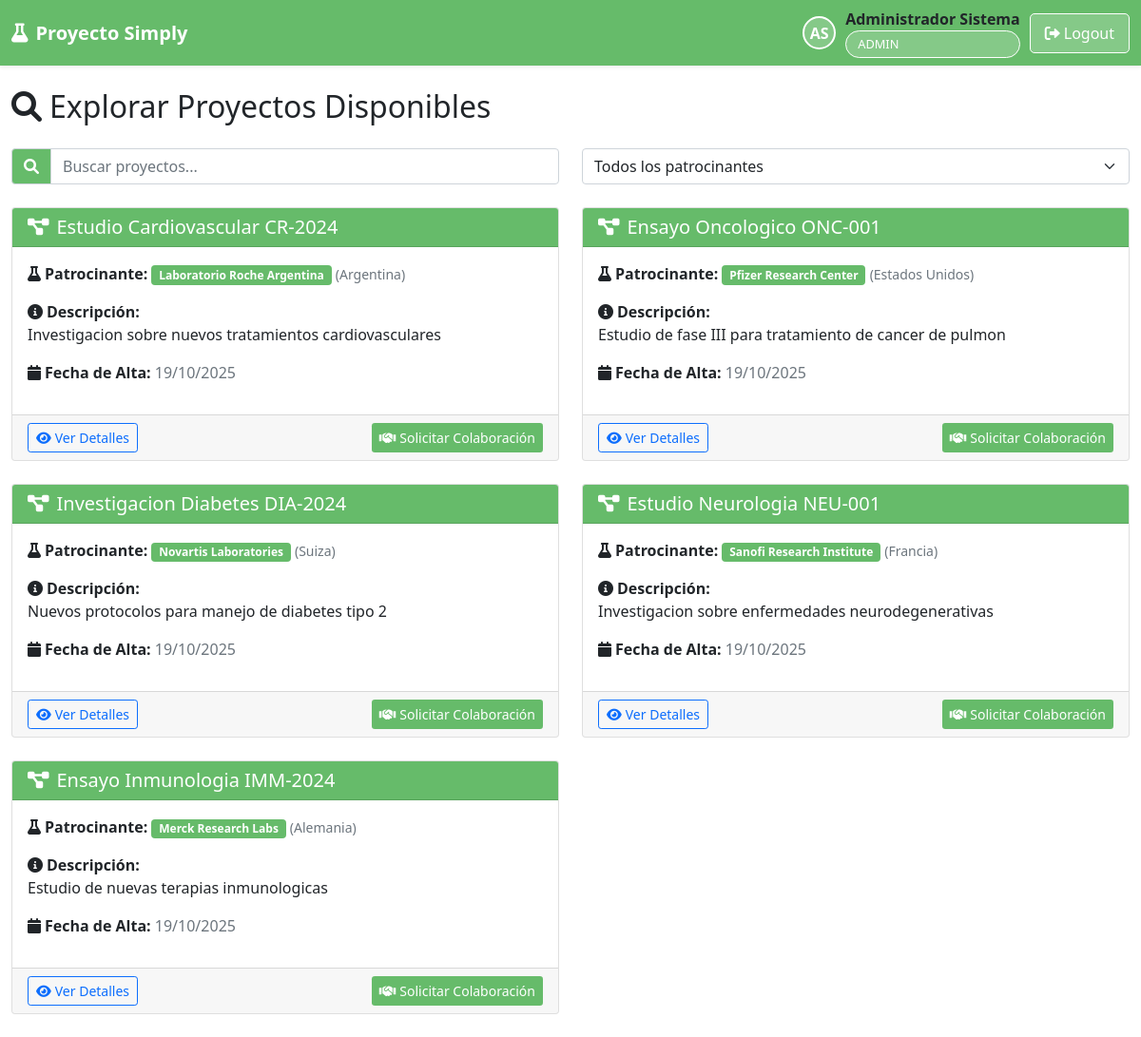
/site_buddy/proyectos.php (signed in), run on the app's committed database.
### tables this page shows
CREATE TABLE IF NOT EXISTS `proyectos` (
  `id` int(11) NOT NULL AUTO_INCREMENT,
  `nombre` varchar(255) NOT NULL,
  `patrocinante_id` int(11) NOT NULL,
  `descripcion` text DEFAULT NULL,
  `fecha_alta` timestamp NOT NULL DEFAULT current_timestamp(),
  `activo` tinyint(1) DEFAULT 1,
  PRIMARY KEY (`id`),
  KEY `patrocinante_id` (`patrocinante_id`)
);

CREATE TABLE IF NOT EXISTS `laboratorios` (
  `id` int(11) NOT NULL AUTO_INCREMENT,
  `nombre` varchar(255) NOT NULL,
  `pais` varchar(100) NOT NULL,
  `fecha_alta` timestamp NOT NULL DEFAULT current_timestamp(),
  `activo` tinyint(1) DEFAULT 1,
  PRIMARY KEY (`id`)
);

### site_buddy/proyectos.php (the view, shortened to what this page needs)
<?php
include '../includes/header.php';
$database = new Database();
$db = $database->getConnection();
$stmt = $db->query("
    SELECT p.*, l.nombre as laboratorio_nombre, l.pais as laboratorio_pais
    FROM proyectos p
    JOIN laboratorios l ON p.patrocinante_id = l.id
    WHERE p.activo = 1
    ORDER BY p.fecha_alta DESC
");
$proyectos = $stmt->fetchAll();
?>
<div class="row">
    <div class="col-12">
        <h2 class="mb-4">
            <i class="fas fa-search me-2"></i>Explorar Proyectos Disponibles
        </h2>
    </div>
</div>
<div class="row mb-4">
    <div class="col-md-6">
        <div class="input-group">
            <span class="input-group-text" style="background: #66BB6A; color: white;"><i class="fas fa-search"></i></span>
            <input type="text" class="form-control" id="searchInput" placeholder="Buscar proyectos...">
        </div>
    </div>
    <div class="col-md-6">
        <select class="form-select" id="filterLaboratorio">
            <option value="">Todos los patrocinantes</option>
        </select>
    </div>
</div>
<div class="row" id="proyectosContainer">
    <?php foreach ($proyectos as $proyecto): ?>
    <div class="col-md-6 mb-4 proyecto-card" data-laboratorio="<?php echo $proyecto['patrocinante_id']; ?>">
        <div class="card h-100">
            <div class="card-header" style="background: #66BB6A; color: white;">
                <h5 class="card-title mb-0">
                    <i class="fas fa-project-diagram me-2"></i><?php echo htmlspecialchars($proyecto['nombre']); ?>
                </h5>
            </div>
            <div class="card-body">
                <div class="mb-3">
                    <strong><i class="fas fa-flask me-1"></i>Patrocinante:</strong>
                    <span class="badge" style="background: #66BB6A; color: white;"><?php echo htmlspecialchars($proyecto['laboratorio_nombre']); ?></span>
                    <small class="text-muted">(<?php echo htmlspecialchars($proyecto['laboratorio_pais']); ?>)</small>
                </div>
                <div class="mb-3">
                    <strong><i class="fas fa-info-circle me-1"></i>Descripción:</strong>
                    <p class="card-text"><?php echo htmlspecialchars($proyecto['descripcion']); ?></p>
                </div>
                <div class="mb-3">
                    <strong><i class="fas fa-calendar me-1"></i>Fecha de Alta:</strong>
                    <span class="text-muted"><?php echo date('d/m/Y', strtotime($proyecto['fecha_alta'])); ?></span>
                </div>
            </div>
            <div class="card-footer">
                <div class="d-flex justify-content-between">
                    <button class="btn btn-outline-primary btn-sm" onclick="verDetalles(<?php echo $proyecto['id']; ?>)">
                        <i class="fas fa-eye me-1"></i>Ver Detalles
                    </button>
                    <button class="btn btn-sm" style="background: #66BB6A; color: white; border: none;" onclick="solicitarColaboracion(<?php echo $proyecto['id']; ?>)">
                        <i class="fas fa-handshake me-1"></i>Solicitar Colaboración
                    </button>
                </div>
            </div>
        </div>
    </div>
    <?php endforeach; ?>
</div>
<?php include '../includes/footer.php'; ?>

### data on the page
proyectos: nombre "Estudio Cardiovascular CR-2024", patrocinante.nombre "Laboratorio Roche Argentina", patrocinante.pais "Argentina", descripcion "Investigacion sobre nuevos tratamientos cardiovasculares", fecha_alta "19/10/2025"
proyectos: nombre "Ensayo Oncologico ONC-001", patrocinante.nombre "Pfizer Research Center", patrocinante.pais "Estados Unidos", descripcion "Estudio de fase III para tratamiento de cancer de pulmon", fecha_alta "19/10/2025"
proyectos: nombre "Investigacion Diabetes DIA-2024", patrocinante.nombre "Novartis Laboratories", patrocinante.pais "Suiza", descripcion "Nuevos protocolos para manejo de diabetes tipo 2", fecha_alta "19/10/2025"
proyectos: nombre "Estudio Neurologia NEU-001", patrocinante.nombre "Sanofi Research Institute", patrocinante.pais "Francia", descripcion "Investigacion sobre enfermedades neurodegenerativas", fecha_alta "19/10/2025"
proyectos: nombre "Ensayo Inmunologia IMM-2024", patrocinante.nombre "Merck Research Labs", patrocinante.pais "Alemania", descripcion "Estudio de nuevas terapias inmunologicas", fecha_alta "19/10/2025"

### other printed values
substr($user['nombre'], 0, 1) . substr($user['apellido'], 0, 1) "AS"
$user['nombre'] . ' ' . $user['apellido'] "Administrador Sistema"
$user['rol'] "ADMIN"
